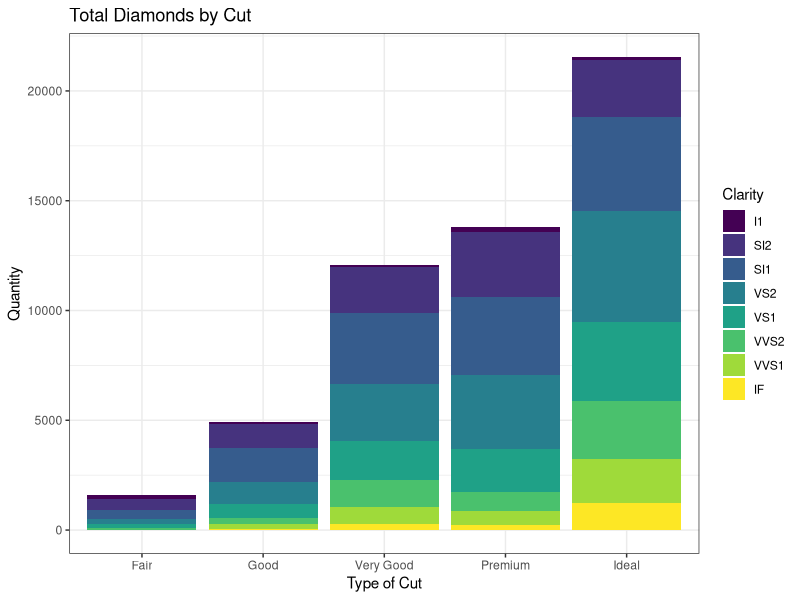
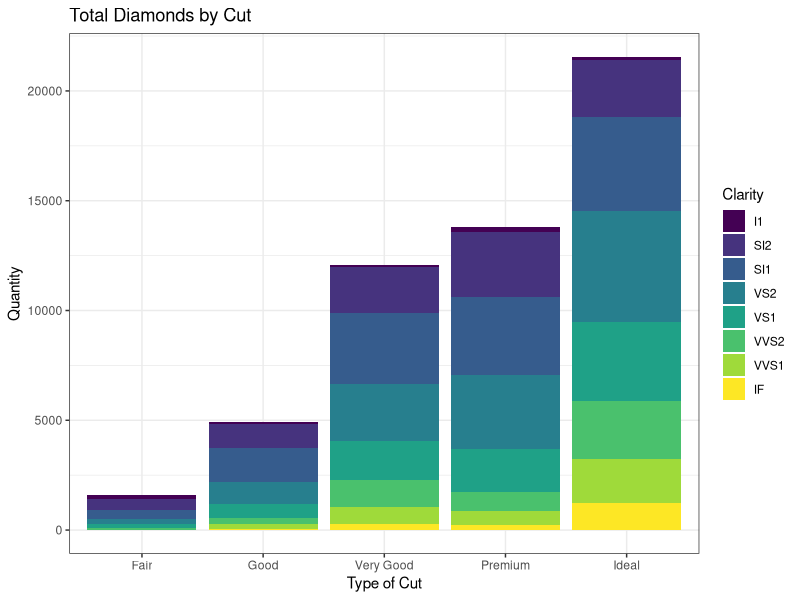
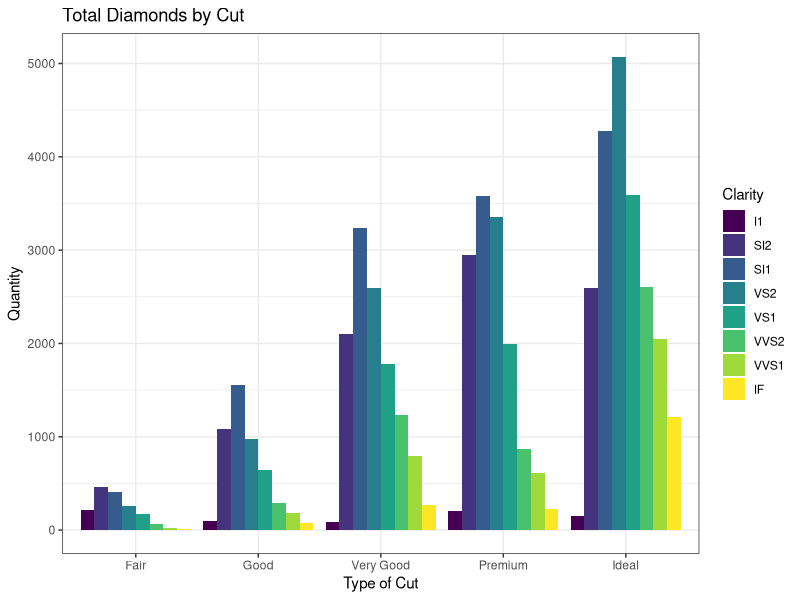

Recreate these plots in R, in order.
# Exercise 12 – Position Adjustments (Stacked vs Dodged Bars)
# Using the built-in diamonds dataset (from ggplot2):
# Tasks:
# 1. Create a bar plot showing the count of diamonds by cut.
# 2. Fill bars based on clarity.
# 3. Create a stacked bar plot (default).
# 4. Create a dodged bar plot using position = "dodge".
# 5. Add title and axis labels.

library(tidyverse)

view(diamonds)

diamonds %>%
  ggplot(aes(cut, fill = clarity))+
  geom_bar()+
  labs(x="Type of Cut",
       y ="Quantity",
       title = "Total Diamonds by Cut",
       fill = "Clarity")+
  theme_bw()

# STACKED BAR PLOT
diamonds %>%
  ggplot(aes(x=cut, fill = clarity))+
  geom_bar(position = "stack")+
  labs(x="Type of Cut",
       y ="Quantity",
       title = "Total Diamonds by Cut",
       fill = "Clarity")+
  theme_bw()


# DODGE BAR PLOT
diamonds %>%
  ggplot(aes(x=cut, fill = clarity))+
  geom_bar(position = "dodge")+
  labs(x="Type of Cut",
       y ="Quantity",
       title = "Total Diamonds by Cut",
       fill = "Clarity")+
  theme_bw()
